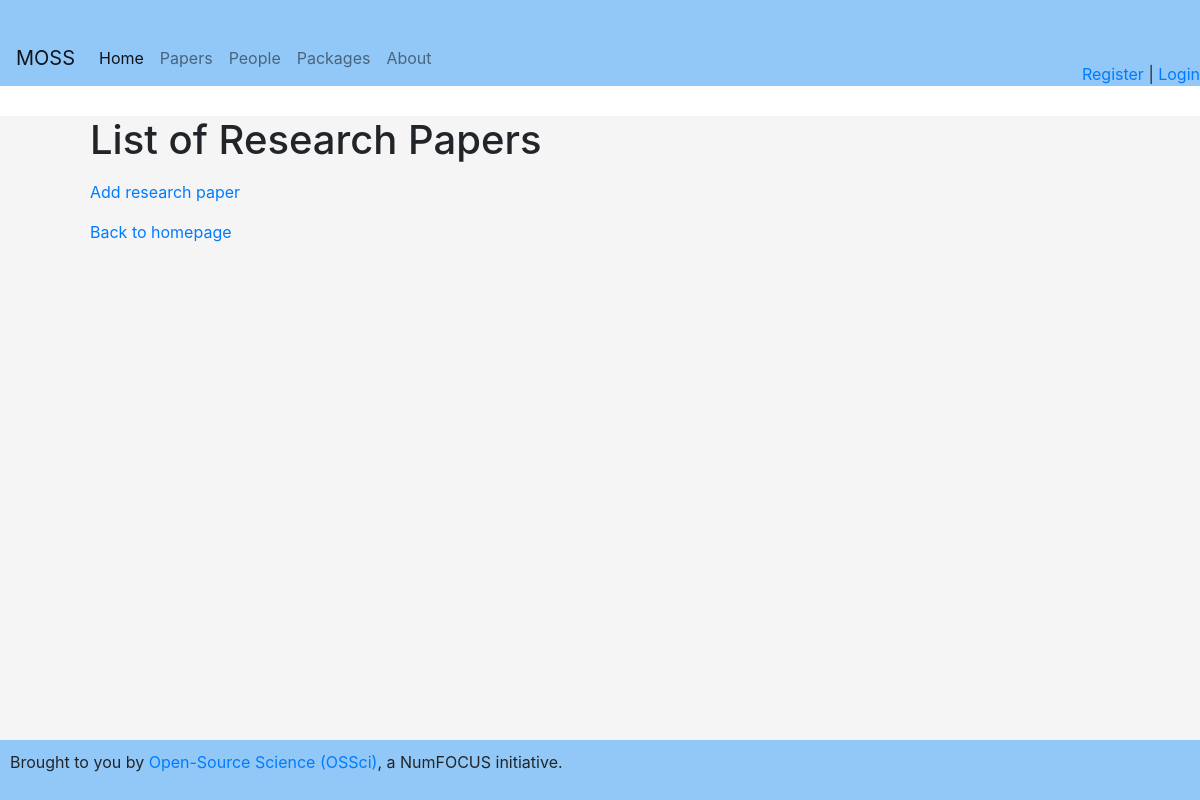
Page /articles on the earlier database version.
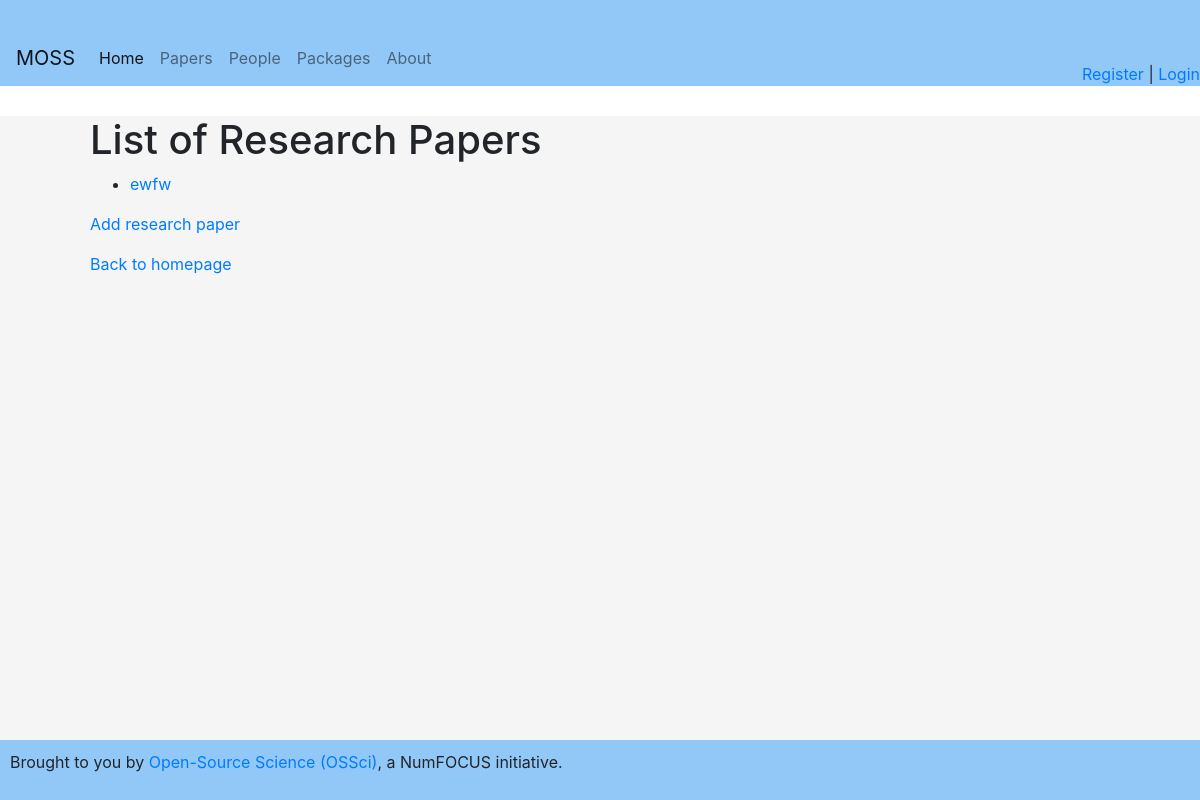
Same page on the later database version.
### app.py (models this page shows)
class Article(db.Model):
    __tablename__ = 'articles'
    id = db.Column(db.Integer, primary_key=True)
    title = db.Column(db.String(120), nullable=False)
    description = db.Column(db.String(500))
    url = db.Column(db.String(200))
    packages = relationship("PackagesPerPaper", back_populates="article")
    persons = relationship("PaperPerPerson", back_populates="article")

### app.py (the view)
@app.route('/articles')
def articles():
    articles = Article.query.all()
    return render_template('articles.html', articles=articles)

### app.py (called while the page is built)
@app.context_processor
def inject_current_user():
    return dict(current_user=current_user)

### templates/articles.html
{% extends 'base.html' %}
{% block content %}
<h1>List of Research Papers</h1>
<ul>
  {% for article in articles %}
    <li><a href="{{ url_for('article_detail', article_id=article.id) }}">{{ article.title }}</a></li>
  {% endfor %}
</ul>
  <p>
    <a href="{{ url_for('add_article') }}">Add research paper</a>
  </p>
  <p>
    <a href="{{ url_for('index') }}">Back to homepage</a>
  </p>
{% endblock %}

### templates/base.html (shortened to what this page needs)
<!DOCTYPE html>
<html>
<head>
  <link rel="stylesheet" type="text/css" href="{{ url_for('static', filename='style.css') }}">
  <link rel="stylesheet" href="https://cdn.jsdelivr.net/npm/bootstrap@4.0.0/dist/css/bootstrap.min.css">
</head>
<body>
{% include 'header.html' %}
<div class="content">
{% block content %}
{% endblock %}
</div>
{% include 'footer.html' %}
</body>
</html>

### templates/header.html (shortened to what this page needs)
<div class="header">
    <div class="header-left">
      <nav class="navbar navbar-expand-lg navbar-light" style="background-color: #92c8f7;">
        <a class="navbar-brand" href="#">MOSS</a>
        <div class="collapse navbar-collapse" id="navbarNav">
          <ul class="navbar-nav">
            <li class="nav-item active">
              <a class="nav-link" href="{{ url_for('index') }}">Home <span class="sr-only">(current)</span></a>
            </li>
            <li class="nav-item">
              <a class="nav-link" href="{{ url_for('articles') }}">Papers</a>
            </li>
            <li class="nav-item">
              <a class="nav-link" href="{{ url_for('persons') }}">People</a>
            </li>
            <li class="nav-item">
              <a class="nav-link" href="{{ url_for('tools') }}">Packages</a>
            </li>
            <li class="nav-item">
              <a class="nav-link" href="{{ url_for('about') }}">About</a>
            </li>
          </ul>
        </div>
      </nav>
    </div>
    {% if current_user.is_authenticated %}
    <div class="header-right">
      You are logged in as: {{ current_user.email }} | <a href="{{ url_for('logout') }}">Log out</a>
    </div>
  {% else %}
    <div class="header-right">
      <a href="{{ url_for('register') }}">Register</a> |
      <a href="{{ url_for('login') }}">Login</a>
    </div>
  {% endif %}
</div>

### templates/footer.html
<div class="footer">
  <p>
    Brought to you by <a href="https://opensource.science">Open-Source Science (OSSci)</a>,
    a NumFOCUS initiative.
  </p>
</div>

### static/style.css (style rules this page uses)
body { font-family: Arial, sans-serif; background-color: #f5f5f5; margin: 0; padding: 0; min-height: 100vh; display: flex; flex-direction: column; }
.header { background-color: #92c8f7; padding-top: 30px; display: flex; justify-content: space-between; }
.header-left { position: relative; background-color: #92c8f7; }
.header-right { align-self: flex-end; }
.content { background-color: #f5f5f5; padding-left: 90px; margin-top: 30px; flex: 1; }
.footer { background-color: #92c8f7; padding: 10px; margin-top: auto; }
html, body { height: 100%; }

Differences in the rows shown:
added Article: title "ewfw"
